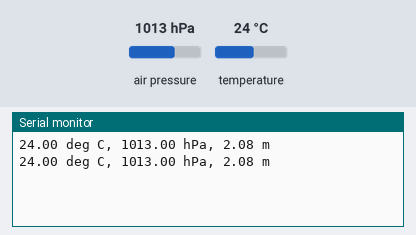
The sketch below on a simulated Arduino Uno, built with avr-gcc and run on an emulated ATmega328P. Shown: the last lines printed to the serial monitor. Wiring (inferred from the names in the program): BMP180 pressure sensor at I2C address 0x77. Inputs (shaded band) come from the test bench; at power-on: air pressure 1013 hPa, temperature 24 °C.

Above: at 1.2 s.
1.3 s: air pressure set to 952 hPa
At 2.6 s:
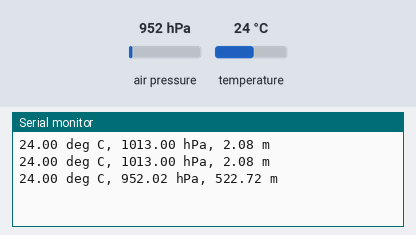
2.8 s: temperature set to 12 °C
At 3.9 s:
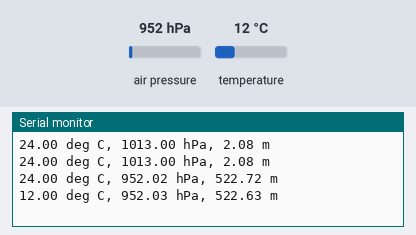
4.3 s: air pressure set to 975 hPa
At 5.9 s:
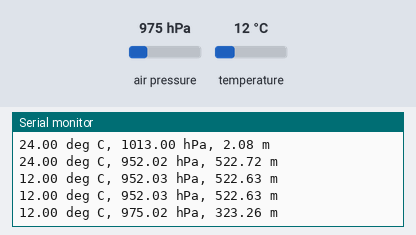
Timing chart, 0 to 7.4 s (numbered marks = the images above; inputs shaded):
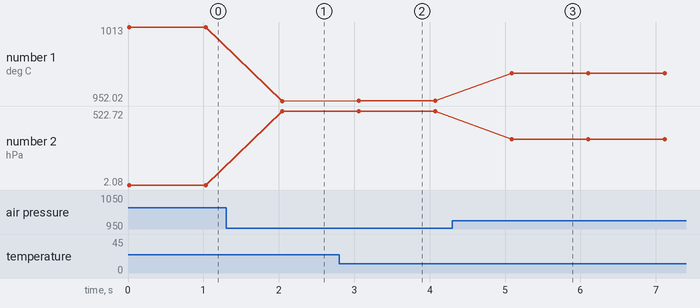

The sketch:

digital-pressure-sensor.ino
```cpp
// (licence header left out)
 // Connections:
 // BMP180   Arduino
 // VCC      3.3V
 // GND      GND
 // SCL      SCL
 // SDA      SDA

// I2C library
#include <Wire.h>

// I2C address of bmp180
#define bmp180_address 0x77
// oversampling setting
#define oss 0
// pressure at sea level
#define p0 101325

// calibration coefficients (2 bytes each)
short ac1;
short ac2;
short ac3;
unsigned short ac4;
unsigned short ac5;
unsigned short ac6;
short b1;
short b2;
short mb;
short mc;
short md;

// b5 is calculated in calcTrueTemp(), this variable is also used in calcTruePress()
long b5;

float temperature;
float pressure;
float altitude;

void setup()
{
  Serial.begin(9600);
  // join the bus as a master, since we don't specify an address
  Wire.begin();
  // read calibration data from the EEPROM of the bMP180
  calibrate();
}

void loop()
{
  // read uncompensated temperature value
  temperature = readUncompTemp();

  // read uncompensated pressure value
  pressure = readUncompPress();

  // calculate true pressure (in 0.1 deg C)
  temperature = calcTrueTemp(temperature);

  // calculate true pressure (in Pa)
  pressure = calcTruePress(pressure);

  // calculate absolute altitude (in m)
  altitude = calcAltitude(pressure);

  // display temperature and pressure value
  Serial.print(temperature/10);
  Serial.print(" deg C, ");
  Serial.print(pressure/100);
  Serial.print(" hPa, ");
  Serial.print(altitude);
  Serial.println(" m");

  delay(1000);
}

// read 1 byte from the bmp180 at 'address'
char bmp180Readbyte(unsigned char address)
{
  unsigned char data;

  // send address of the slave device we want to talk to
  Wire.beginTransmission(bmp180_address);
  // queue 1 byte for transmission
  // it's the memory address we want to read from
  Wire.write(address);
  // transmit queued byte
  Wire.endTransmission();

  // request 1 byte from slave device
  Wire.requestFrom(bmp180_address, 1);
  // wait for byte to be received from the slave
  while(!Wire.available())
    ;

  // return received byte
  return Wire.read();
}

// read 2 bytes from the bmp180
int bmp180Read2bytes(unsigned char address)
{
  unsigned char MSB, LSB;

  Wire.beginTransmission(bmp180_address);
  Wire.write(address);
  Wire.endTransmission();

  Wire.requestFrom(bmp180_address, 2);
  // wait for 2 bytes to be received
  while(Wire.available()<2)
    ;

  // store the queued bytes
  MSB = Wire.read();
  LSB = Wire.read();

  return (int) MSB<<8 | LSB;
}

void calibrate()
{
  // read uncompensatedTemperature EEPROM registers, 16 bit, MSB first
  // variable names must be lowercase, otherwise the compiler thinks it's a hex value
  ac1 = bmp180Read2bytes(0xAA);
  ac2 = bmp180Read2bytes(0xac);
  ac3 = bmp180Read2bytes(0xAE);
  ac4 = bmp180Read2bytes(0xb0);
  ac5 = bmp180Read2bytes(0xb2);
  ac6 = bmp180Read2bytes(0xb4);
  b1  = bmp180Read2bytes(0xb6);
  b2  = bmp180Read2bytes(0xb8);
  mb  = bmp180Read2bytes(0xbA);
  mc  = bmp180Read2bytes(0xbC);
  md  = bmp180Read2bytes(0xbE);
}

long readUncompTemp()
{
  long uncompensatedTemperature;

  // write 0x2E into register 0xF4
  Wire.beginTransmission(bmp180_address);
  Wire.write(0xF4);
  Wire.write(0x2E);
  Wire.endTransmission();

  // wait at least 4.5ms
  delay(5);

  // read registers 0xF6 (MSB) and 0xF7 (LSB)
  uncompensatedTemperature = bmp180Read2bytes(0xF6);
  return uncompensatedTemperature;
}

long readUncompPress()
{
  unsigned char MSB, LSB, XLSB;
  long uncompensatedPressure = oss;

  Wire.beginTransmission(bmp180_address);
  Wire.write(0xF4);
  Wire.write(0x34);
  Wire.endTransmission();

  // wait for conversion, delay time dependent on oss
  delay(5);

  // read register 0xF6 (MSB), 0xF7 (LSB), and 0xF8 (XLSB)
  Wire.beginTransmission(bmp180_address);
  Wire.write(0xF6);
  Wire.endTransmission();
  Wire.requestFrom(bmp180_address, 3);

  // wait for the 3 bytes to become available
  while(Wire.available() < 3)
    ;

  MSB = Wire.read();
  LSB = Wire.read();
  XLSB = Wire.read();

  uncompensatedPressure = (((unsigned long) MSB << 16) | ((unsigned long) LSB << 8) | (unsigned long) XLSB) >> (8);

  return uncompensatedPressure;
}

short calcTrueTemp(unsigned int uncompensatedTemperature)
{
  long x1, x2;

  x1 = (((long)uncompensatedTemperature - (long)ac6)*(long)ac5) >> 15;
  x2 = ((long)mc << 11)/(x1 + md);
  b5 = x1 + x2;

  return ((b5 + 8)>>4);
}

long calcTruePress(unsigned long uncompensatedPressure)
{
  long x1, x2, x3, b3, b6, p;
  unsigned long b4, b7;

  b6 = b5 - 4000;

  // Calculate b3
  x1 = (b2 * (b6 * b6)>>12)>>11;
  x2 = (ac2 * b6)>>11;
  x3 = x1 + x2;
  b3 = (((((long)ac1)*4 + x3)<<oss) + 2)>>2;

  // Calculate b4
  x1 = (ac3 * b6)>>13;
  x2 = (b1 * ((b6 * b6)>>12))>>16;
  x3 = ((x1 + x2) + 2)>>2;
  b4 = (ac4 * (unsigned long)(x3 + 32768))>>15;

  b7 = ((unsigned long)(uncompensatedPressure - b3) * (50000>>oss));
  if (b7 < 0x80000000)
    p = (b7<<1)/b4;
  else
    p = (b7/b4)<<1;

  x1 = (p>>8) * (p>>8);
  x1 = (x1 * 3038)>>16;
  x2 = (-7357 * p)>>16;
  p += (x1 + x2 + 3791)>>4;

  return p;
}

float calcAltitude(float pressure)
{
  // international barometric formula
  // https://de.wikipedia.org/wiki/Barometrische_H%C3%B6henformel#Internationale_H.C3.B6henformel
  return (float)288.15/0.0065 * (1 - pow(((float) pressure/p0), (float)1/5.255));
}
```

Measured:
- after the input at 1.3 s, the serial monitor: prints a new line after 0.75 s (image 1)
- after the input at 2.8 s, the serial monitor: prints a new line after 0.26 s (image 2)
- after the input at 4.3 s, the serial monitor: prints a new line after 0.79 s (image 3)
- plotted number 1: 1013 → 952.02 after the input at 1.3 s, 952.02 → 952.03 after the input at 2.8 s, 952.03 → 975.02 after the input at 4.3 s
- plotted number 2: 2.08 → 522.72 after the input at 1.3 s, 522.72 → 522.63 after the input at 2.8 s, 522.63 → 323.26 after the input at 4.3 s
